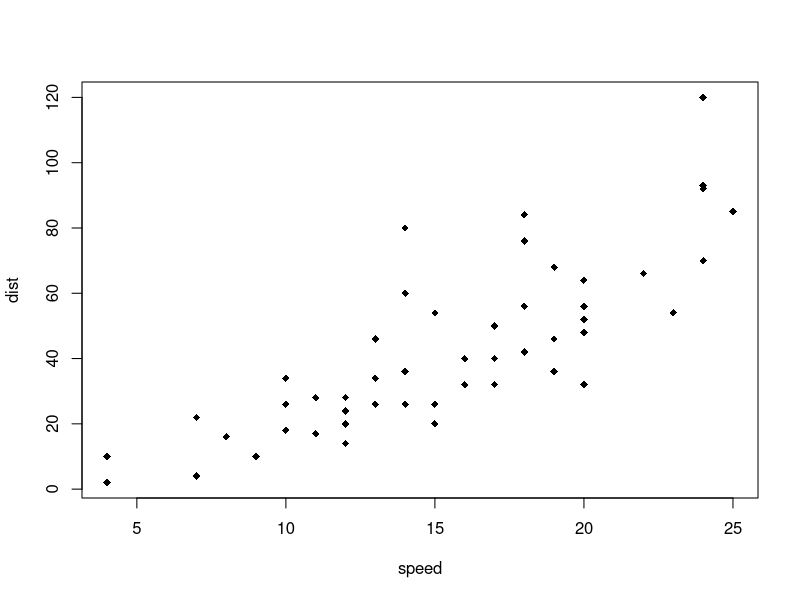
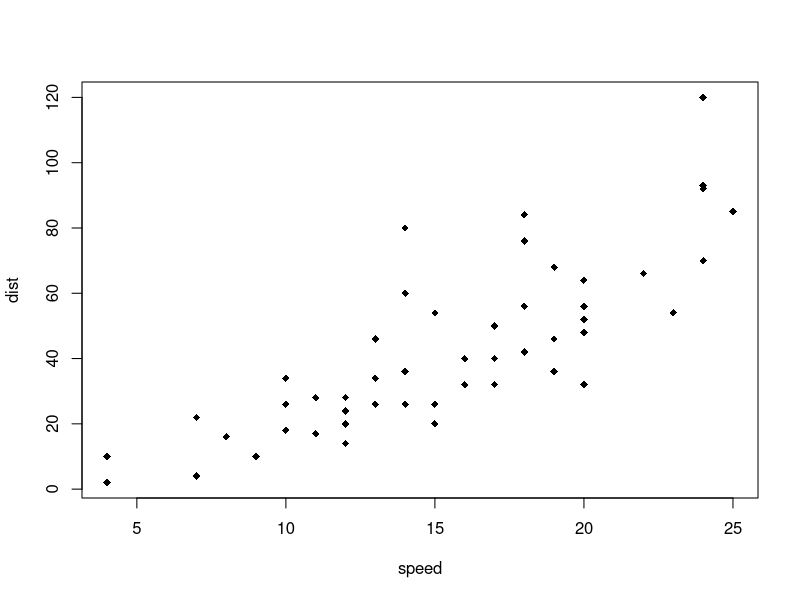

Write R code to recreate these figures, in order.
## ---- chunk 1
plot(cars, pch = 18)
## ---- chunk 2
plot(cars, pch = 18)
## ---- chunk 3
knitr::kable(iris[1:5, ], caption = 'A caption')
